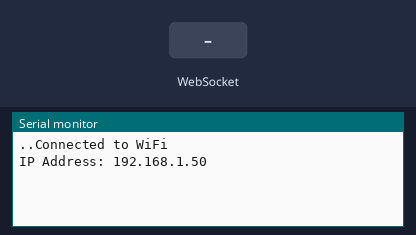
This sketch was run on a simulated ESP8266 (NodeMCU). On the bench: the last lines printed to the serial monitor. The test bench sets the inputs (shaded band). WiFi joins after 1.5 s; servers stay silent unless stated; random numbers use the default seed unless the sketch sets one.

Above: at 3.2 s.
3.3 s: WebSocket text "1" received
At 4.4 s:
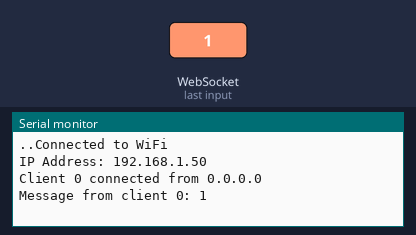
4.8 s: WebSocket text "0" received
At 5.5 s:
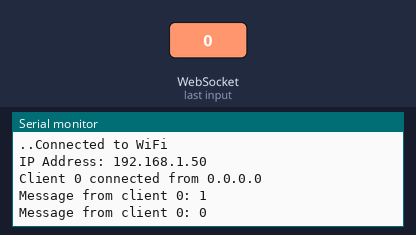
6.3 s: WebSocket text "2" received
At 6.7 s:
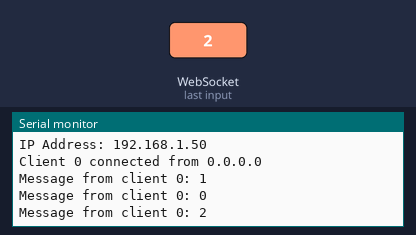

The sketch:

web_socket_esp8266_demo.ino
```cpp
#include <ESP8266WiFi.h>
#include <WebSocketsServer.h>

// Replace these with your WiFi network credentials
const char* ssid = "OnePlus Nord 2 5G";
const char* password = "81Code/@2";

// Create a WebSocket server on port 80
WebSocketsServer webSocket = WebSocketsServer(80);

unsigned long lastSendTime = 0;  // Last time the random text was sent
const unsigned long interval = 1000;  // Interval to send random text (in milliseconds)

void setup() {
  // Start the serial communication
  Serial.begin(115200);

  // Connect to Wi-Fi
  WiFi.begin(ssid, password);
  while (WiFi.status() != WL_CONNECTED) {
    delay(1000);
    Serial.print(".");
  }
  Serial.println("Connected to WiFi");

  Serial.print("IP Address: ");
  Serial.println(WiFi.localIP());

  // Start WebSocket server
  webSocket.begin();
  webSocket.onEvent(webSocketEvent);
}

void loop() {
  // Handle WebSocket events
  webSocket.loop();

  // Check if it's time to send the random text
  unsigned long currentMillis = millis();
  if (currentMillis - lastSendTime >= interval) {
    lastSendTime = currentMillis;
    sendRandomText();
  }
}

// Function to handle WebSocket events
void webSocketEvent(uint8_t num, WStype_t type, uint8_t *payload, size_t length) {
  switch (type) {
    case WStype_DISCONNECTED:
      Serial.printf("Client %u disconnected\n", num);
      break;
    case WStype_CONNECTED:
      {
        IPAddress ip = webSocket.remoteIP(num);
        Serial.printf("Client %u connected from %d.%d.%d.%d\n", num, ip[0], ip[1], ip[2], ip[3]);
        // Send a welcome message to the new client
        webSocket.sendTXT(num, "Hello World!");
      }
      break;
    case WStype_TEXT:
      Serial.printf("Message from client %u: %s\n", num, payload);
      break;
    case WStype_ERROR:
    case WStype_PING:
    case WStype_PONG:
      // Handle other WebSocket events if needed
      break;
  }
}

// Function to send random text to all connected clients
void sendRandomText() {
  String randomText = "Random text: " + String(random(1000, 9999));
  webSocket.broadcastTXT(randomText);
}
```

Measured:
- after the input at 3.3 s, the serial monitor: prints a new line at once (image 1)
- after the input at 4.8 s, the serial monitor: prints a new line at once (image 2)
- after the input at 6.3 s, the serial monitor: prints a new line at once (image 3)
